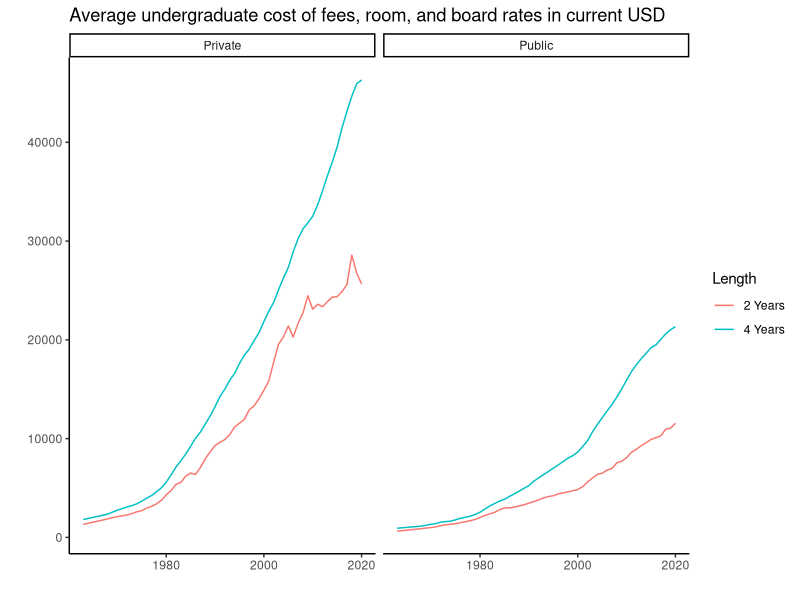
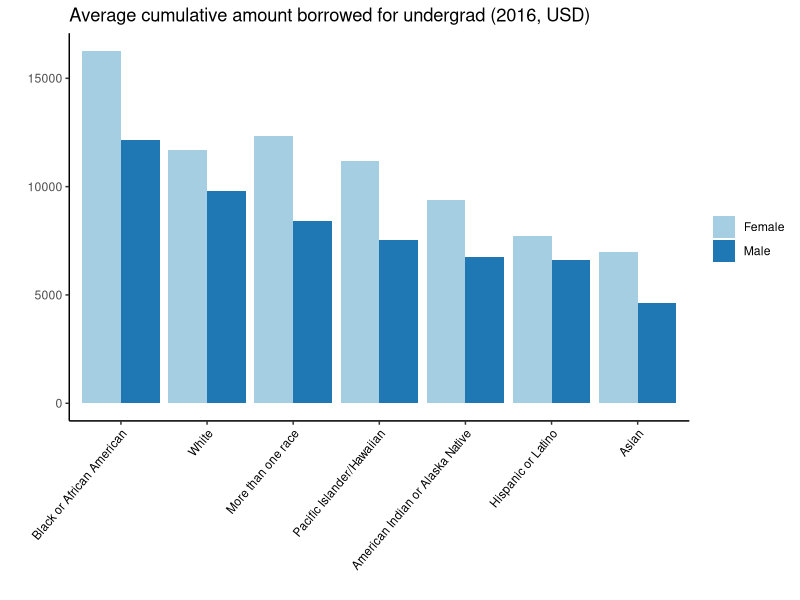
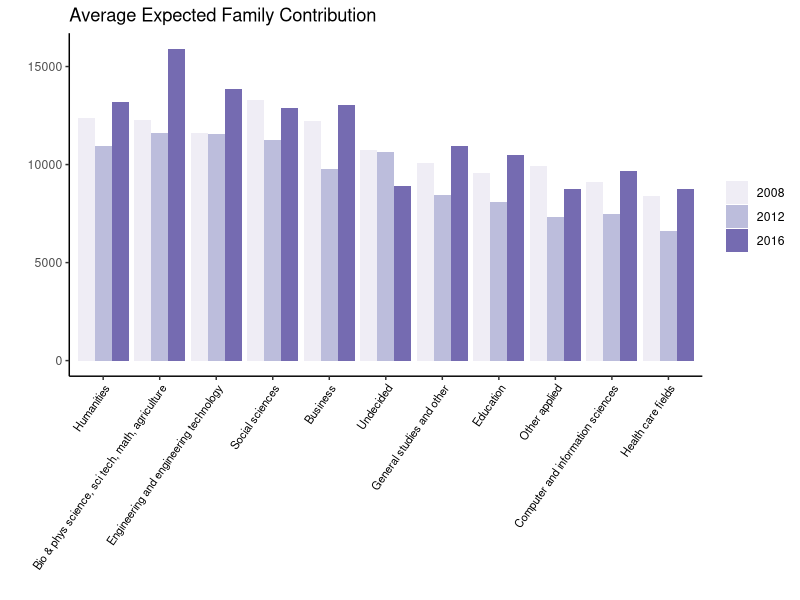
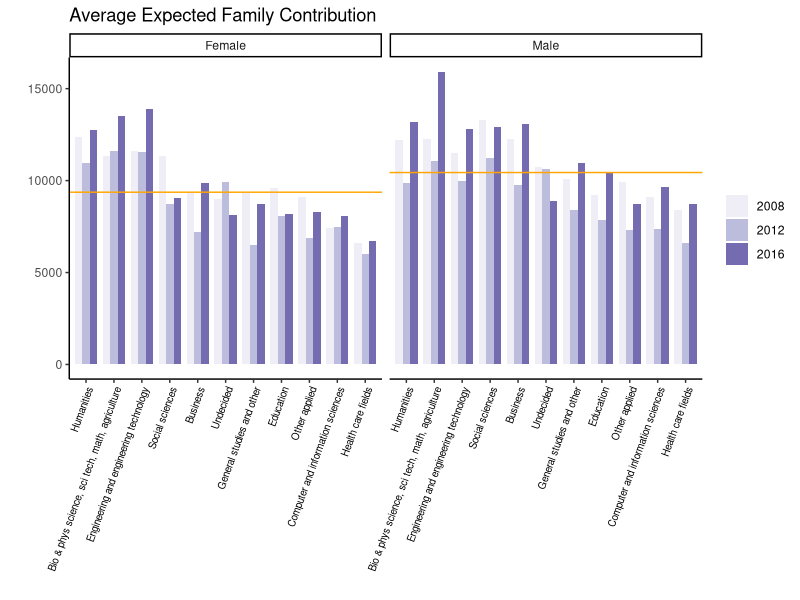
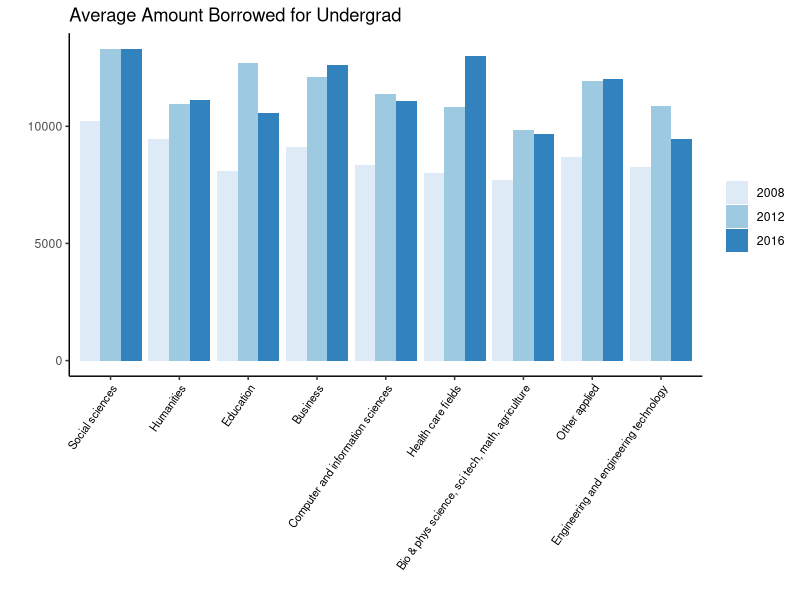
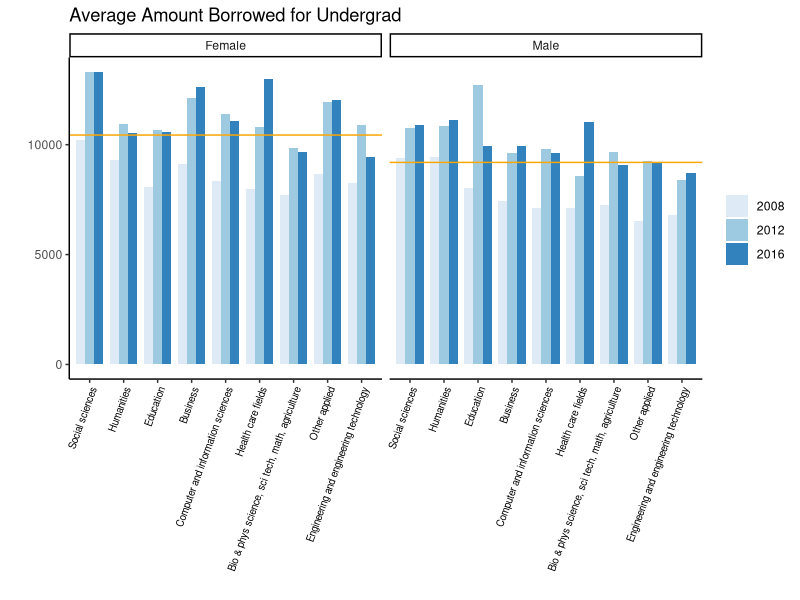
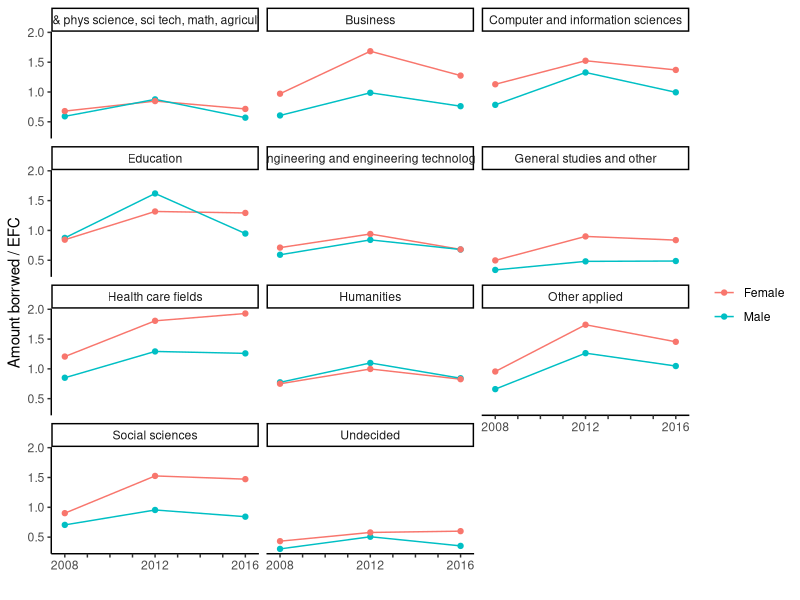
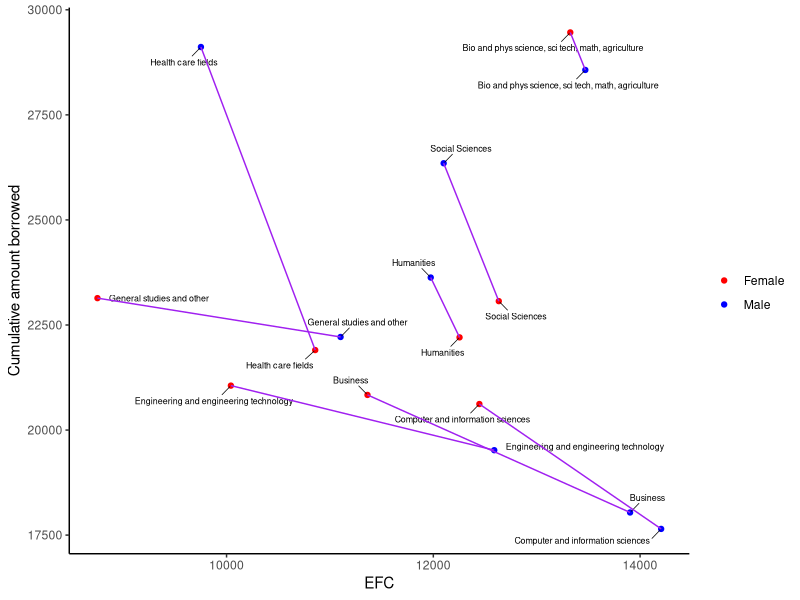

Write R code to recreate these figures, in order.
## ---- chunk 1
knitr::opts_chunk$set(echo = TRUE, message = FALSE, warning = FALSE)
## ---- chunk 2
library(tidyverse)
library(ggplot2)
library(lubridate)
library(ggrepel)
library(readxl)
## ---- chunk 3
tuition_cost <- read_excel("Data/college_cost_over_time.xls", sheet = "Sheet1")
#head(tuition_cost)

tuition_cost %>% 
  ggplot(aes(x = Year, y = Amount, color = Length)) +
  geom_line() +
  facet_wrap(~Type) +
  theme_classic() +
  labs(title = "Average undergraduate cost of fees, room, and board rates in current USD", x = "", y = "")
## ---- chunk 4
uplift <- read_csv("Data/statuschanges.csv")
explorerace <- read_csv("Data/10_efc_borrow_race.csv")
exploregender <- read_csv("Data/10_efc_borrow_gender.csv")
Cum_amt_borrowed_2016 <- read_excel("Data/amt_borrowed.xlsx", sheet = "Sheet1")
efc_and_borr <- readxl::read_xlsx("Data/efc_and_amt_borrowed_over_time.xlsx")
salary_data <- readxl::read_xlsx("Data/11_8_data.xlsx", sheet = "salary")
salary_by_major_2018 <- read_excel("Data/salary_by_major_0818.xlsx")
## ---- chunk 5
Cum_amt_borrowed_2016 %>% 
  ggplot(aes(x = fct_reorder(Race, Amount, .desc = T), y = Amount, fill = Gender)) +
  geom_bar(stat="identity", position = position_dodge()) +
  theme_classic() +
  theme(axis.text.x = element_text(angle = 50, vjust = 1, hjust=1, size = 8.5, color = "black")) +
  scale_fill_brewer(palette = "Paired") +
  labs(x = "", y = "", fill = "", title = "Average cumulative amount borrowed for undergrad (2016, USD)")
## ---- chunk 6
#head(efc_and_borr)
efc_and_borr <- efc_and_borr %>% 
  mutate(ratio = `Cumulative amount borrowed for undergrad`/`Expected Family Contribution`)
## ---- chunk 7
efc_and_borr %>% 
  ggplot(aes(x = fct_reorder(`Field of study: undergraduate (10 categories)`, `Expected Family Contribution`, .desc = T), y = `Expected Family Contribution`, fill = factor(Year))) +
  geom_bar(stat="identity", position = position_dodge()) +
  theme_classic() +
  theme(axis.text.x = element_text(angle = 55, vjust = 1, hjust=1, size = 8, color = "black")) +
  scale_fill_brewer(palette = "Purples") +
  labs(x = "", y = "", fill = "", title = "Average Expected Family Contribution")
## ---- chunk 8
males <- efc_and_borr %>% 
  filter(Gender == "Male")
females <- efc_and_borr %>% 
  filter(Gender == "Female")

males_ave_efc <- mean(males$`Expected Family Contribution`)
females_ave_efc <- mean(females$`Expected Family Contribution`)

data_hline <- data.frame(Gender = unique(efc_and_borr$Gender),
                         hline = c(males_ave_efc, females_ave_efc))


plot <- efc_and_borr %>% 
  ggplot(aes(x = fct_reorder(`Field of study: undergraduate (10 categories)`, `Expected Family Contribution`, .desc = T), y = `Expected Family Contribution`, fill = factor(Year))) +
  geom_bar(stat="identity", position = position_dodge(), width = 0.8) +
  facet_grid(. ~Gender) +
  theme_classic() +
  theme(axis.text.x = element_text(angle = 70, vjust = 1, hjust=1, size = 7, color = "black")) +
  scale_fill_brewer(palette = "Purples") +
  labs(x = "", y = "", fill = "", title = "Average Expected Family Contribution")

plot +
  geom_hline(data = data_hline,
             aes(yintercept = hline),
             color = "orange")
## ---- chunk 9
efc_and_borr %>% 
  filter(`Field of study: undergraduate (10 categories)` != "General studies and other") %>% 
  filter(`Field of study: undergraduate (10 categories)` != "Undecided") %>% 
  ggplot(aes(x = fct_reorder(`Field of study: undergraduate (10 categories)`, `Cumulative amount borrowed for undergrad`, .desc = T), y = `Cumulative amount borrowed for undergrad`, fill = factor(Year))) +
  geom_bar(stat="identity", position = position_dodge()) +
  theme_classic() +
  theme(axis.text.x = element_text(angle = 55, vjust = 1, hjust=1, size = 8, color = "black")) +
  scale_fill_brewer(palette = "Blues") +
  labs(x = "", y = "", fill = "", title = "Average Amount Borrowed for Undergrad")
## ---- chunk 10
efc_and_borr2 <- efc_and_borr %>% 
  filter(`Field of study: undergraduate (10 categories)` != "General studies and other") %>% 
  filter(`Field of study: undergraduate (10 categories)` != "Undecided")

males2 <- efc_and_borr2 %>% 
  filter(Gender == "Male")
females2 <- efc_and_borr2 %>% 
  filter(Gender == "Female")

males_ave_borr <- mean(males2$`Cumulative amount borrowed for undergrad`)
females_ave_borr <- mean(females2$`Cumulative amount borrowed for undergrad`)

data_hline1 <- data.frame(Gender = unique(efc_and_borr$Gender),
                         hline = c(males_ave_borr, females_ave_borr))


plot <- efc_and_borr2 %>% 
  ggplot(aes(x = fct_reorder(`Field of study: undergraduate (10 categories)`, `Cumulative amount borrowed for undergrad`, .desc = T), y = `Cumulative amount borrowed for undergrad`, fill = factor(Year))) +
  geom_bar(stat="identity", position = position_dodge(), width = 0.8) +
  facet_grid(. ~Gender) +
  theme_classic() +
  theme(axis.text.x = element_text(angle = 70, vjust = 1, hjust=1, size = 7, color = "black")) +
  scale_fill_brewer(palette = "Blues") +
  labs(x = "", y = "", fill = "", title = "Average Amount Borrowed for Undergrad")

plot +
  geom_hline(data = data_hline1,
             aes(yintercept = hline),
             color = "orange")
## ---- chunk 11
efc_and_borr %>% 
  ggplot(aes(x = Year, y = ratio, color = Gender)) +
  geom_line() +
  geom_point() +
  theme_classic() +
  scale_x_discrete(limits=2008:2016, labels=c(2008,"","","",2012,"","","",2016)) +
  facet_wrap(nrow = 4, ncol = 3, facets = vars(`Field of study: undergraduate (10 categories)`)) +
  labs(x = "", y = "Amount borrwed / EFC", color = "")
## ---- chunk 12
male <- exploregender %>%
  select(field,efc_m,borr_m) %>%
  mutate(gender = "m")
  colnames(male) <- c("field","efc","borr","gender")
female <- exploregender %>%
  select(field,efc_f,borr_f) %>%
  mutate(gender = "f")
  colnames(female) <- c("field","efc","borr","gender")
final <- rbind(male,female)
final$efc <- extract_numeric(final$efc)

final %>% 
  filter(field != "Education") %>% 
  ggplot(aes(x=efc,y=borr,color=gender, group=field)) + 
    geom_point() +
    geom_text_repel(aes(label=field),
                  size=2.25,
                  box.padding = 0.5,
                  segment.size = 0.25,
                  color = "black") +
    geom_line(color="purple") +
    scale_color_manual(labels=c("Female", "Male"), values = c("red", "blue")) +
    labs(color="", x = "EFC", y = "Cumulative amount borrowed") +
    theme_classic()
## ---- chunk 13
wider <- final %>%
    pivot_wider(names_from=gender,values_from=c(efc,borr),values_fill=0,names_sort=TRUE)

wider <- wider %>%
  mutate(change_efc = (pmax(efc_f,efc_m)-pmin(efc_f,efc_m))/pmin(efc_f,efc_m),change_borr = (pmax(borr_f,borr_m)-pmin(borr_f,borr_m))/pmin(borr_f,borr_m))%>%
    mutate(elasticity = change_efc/change_borr)%>%
  mutate(borr_more = case_when(borr_m>borr_f ~ 'm',
  borr_m<borr_f ~ 'f'))

wider1 <- wider %>%
  mutate(mid_efc=(efc_f+efc_m)/2,mid_borr=(borr_f+borr_m)/2) %>% mutate(elasticity=((efc_f-efc_m)/(mid_efc))/((borr_f-borr_m)/(mid_borr)))%>%
  mutate(borr_more = case_when(borr_m>borr_f ~ 'm',
  borr_m<borr_f ~ 'f'))%>%
  arrange(elasticity)

tab<-wider1%>%
  select(field,elasticity,borr_more)
## ---- chunk 14
tabl <- "
| Field         | Elasticity    | Who borrows more  |
|---------------|:--------------|:--------------------------|
Social Sciences |	-0.3247039 |	Males	 |	
Bio and phys science, sci tech, math, agriculture |	-0.3528085 |	Females	|
Humanities |	-0.3702545 |	Males	|	
Health care fields |	-0.3794884 |	Males		|
Computer and information sciences	| -0.8496284 |	Females	|	
Business |	-1.3969944 |	Females		|
Engineering and engineering technology |	-2.9719174 |	Females	|	
| General studies and other |	-5.8112563 |	Females	|
"
cat(tabl)
## ---- chunk 15
prerank <- uplift[order(uplift$income_pre,decreasing=TRUE),]
prerank$index <- 1:nrow(prerank)
prerank$time <- 2008

#efcrank <- uplift[order(uplift$efc,decreasing=TRUE),]
#efcrank$index <- 1:nrow(efcrank)
#efcrank$time <- 1

salaryrank2012 <- uplift[order(uplift$salary_2012_primary,decreasing=TRUE),]
salaryrank2012$index <- 1:nrow(salaryrank2012)
salaryrank2012$time <- 2012

salaryrank2017 <- uplift[order(uplift$income_2017_gross,decreasing=TRUE),]
salaryrank2017$index <- 1:nrow(salaryrank2017)
salaryrank2017$time <- 2017

efc_sal <- rbind(prerank,salaryrank2012,salaryrank2017)
## ---- chunk 16
ggplot(data = efc_sal, aes(x = time, y = index, group = field)) +
  geom_line(aes(color = field, alpha = 1), size = 2) +
  geom_point(aes(color = field, alpha = 1), size = 4) +
  scale_y_reverse(breaks = 1:nrow(efc_sal))+
  theme_classic() +
  labs(x = "Time", y = "Rank") +
  theme(legend.position = "none") +
  scale_x_discrete(limits=2008:2017, labels=c(2008,"","","",2012,"","","","",2017)) +
  geom_text_repel(aes(label=field),
                  size=2.25,
                  box.padding = 0.5,
                  segment.size = 0.25,
                  color = "black") 
## ---- chunk 17
salary_data %>% 
  ggplot() +
  geom_bar(aes(x = fct_reorder(`Field of study: undergraduate (23 categories)`, `Primary job: Annualized salary, 2012`, .desc = T), y = `Primary job: Annualized salary, 2012`), stat = "identity", fill = "skyblue", alpha = 0.7) +
  geom_errorbar(aes(x = `Field of study: undergraduate (23 categories)`, ymin=`CI_low`, ymax=`CI_high`), width=0.4, colour="orange", alpha=0.9, size=1) +
  theme_classic() +
  theme(axis.text.x = element_text(angle = 52, vjust = 1, hjust=1, size = 5.5, color = "black")) +
  labs(x = "Undergraduate Field of Study, 2008", y = "Salary, 2012")
## ---- chunk 18
#head(salary_by_major_2018)

salary_by_major_2018 %>% 
  filter(`Field of study: undergraduate (10 categories)` != "Undeclared") %>% 
  ggplot() +
  geom_bar(aes(x = fct_reorder(`Field of study: undergraduate (10 categories)`, `Current job, as of B&B:08/18 interview: Annualized salary`, .desc = T), y = `Current job, as of B&B:08/18 interview: Annualized salary`), stat="identity", fill = "#69b3a2", alpha = 0.7) +
  geom_errorbar(aes(x = `Field of study: undergraduate (10 categories)`, ymin=`CI_low`, ymax=`CI_high`), width=0.4, colour="orange", alpha=0.9, size=1) +
  theme_classic() +
  theme(axis.text.x = element_text(angle = 60, vjust = 1, hjust=1, size = 7, color = "black")) +
  labs(x = "Undergraduate Field of Study, 2008", y = "Current Salary in 2018", title = "")
